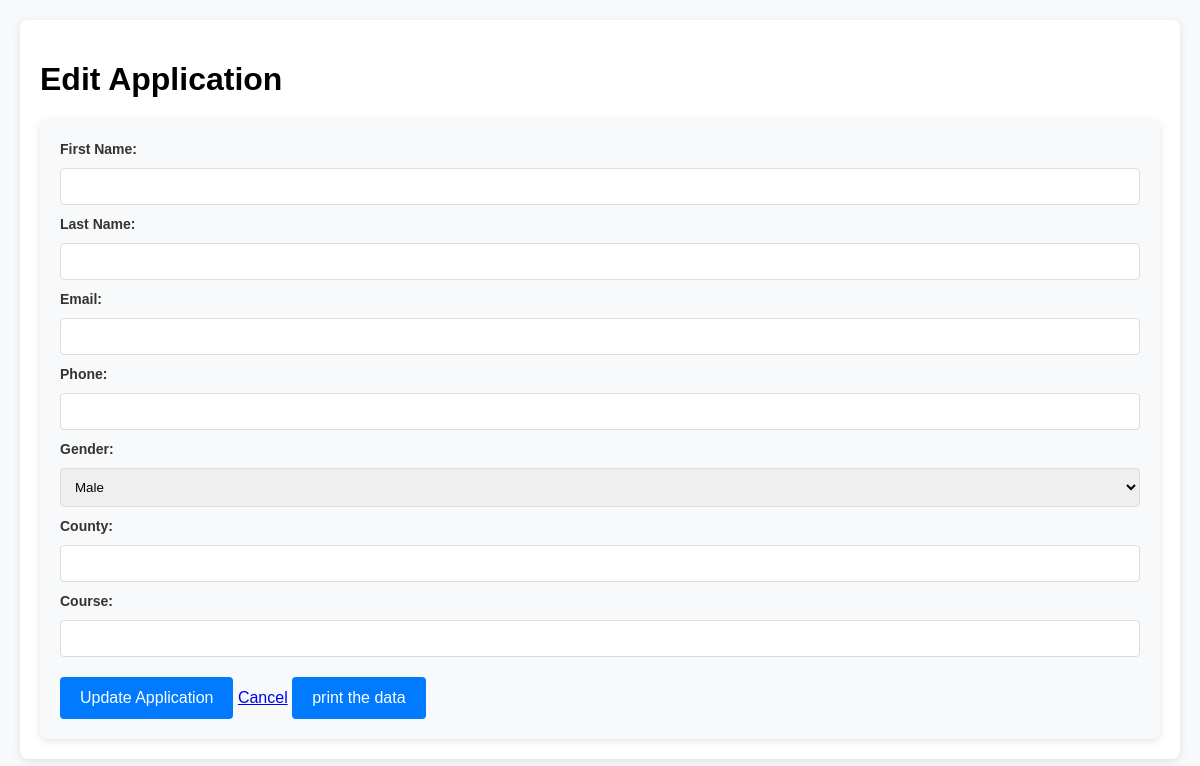
Page /admin/edit_application/69 on the earlier database version.
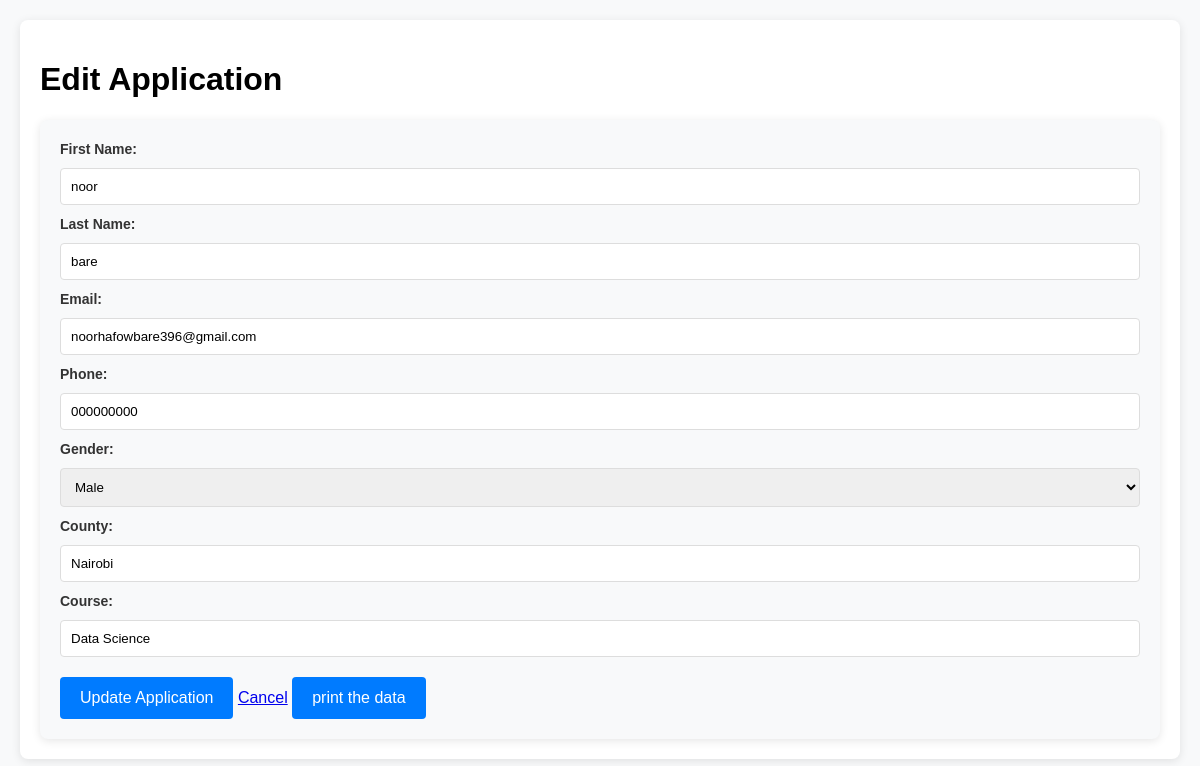
Same page on the later database version.
### tables this page shows
CREATE TABLE applications (
                    id INTEGER PRIMARY KEY AUTOINCREMENT,
                    first_name TEXT NOT NULL,
                    last_name TEXT NOT NULL,
                    email TEXT NOT NULL,
                    phone TEXT NOT NULL,
                    gender TEXT NOT NULL,
                    county TEXT NOT NULL,
                    course TEXT NOT NULL
                );

### app.py (the view, shortened to what this page needs)
@app.route('/admin/edit_application/<int:id>', methods=['GET', 'POST'])
def edit_application(id):
    conn = get_db_connection()
    application = conn.execute('SELECT * FROM applications WHERE id = ?', (id,)).fetchone()
    conn.close()
    return render_template('edit_application.html', application=application)

### app.py (called while the page is built)
def get_db_connection():
    conn = sqlite3.connect('database.db')
    conn.row_factory = sqlite3.Row
    return conn

### templates/edit_application.html (shortened to what this page needs)
<!DOCTYPE html>
<html lang="en">
<head>
    <link rel="stylesheet" href="{{ url_for('static', filename='css/admin.css') }}">
</head>
<body>
    <div class="container">
        <h1>Edit Application</h1>
        <form method="POST">
            <div class="form-group">
                <label for="first-name">First Name:</label>
                <input type="text" id="first-name" name="first-name" value="{{ application.first_name }}" required>
            </div>
            <div class="form-group">
                <label for="last-name">Last Name:</label>
                <input type="text" id="last-name" name="last-name" value="{{ application.last_name }}" required>
            </div>
            <div class="form-group">
                <label for="email">Email:</label>
                <input type="email" id="email" name="email" value="{{ application.email }}" required>
            </div>
            <div class="form-group">
                <label for="phone">Phone:</label>
                <input type="text" id="phone" name="phone" value="{{ application.phone }}" required>
            </div>
            <div class="form-group">
                <label for="gender">Gender:</label>
                <select id="gender" name="gender" required>
                    <option value="Male" {% if application.gender == 'Male' %}selected{% endif %}>Male</option>
                </select>
            </div>
            <div class="form-group">
                <label for="county">County:</label>
                <input type="text" id="county" name="county" value="{{ application.county }}" required>
            </div>
            <div class="form-group">
                <label for="course">Course:</label>
                <input type="text" id="course" name="course" value="{{ application.course }}" required>
            </div>
            <button type="submit" class="btn btn-primary">Update Application</button>
            <a href="{{ url_for('view_applications') }}" class="btn btn-secondary">Cancel</a>
            <button id="printButton">print the data</button>
        </form>
    </div>
</body>
</html>

### static/css/admin.css (style rules this page uses)
body { font-family: Arial, sans-serif; background-color: #f8f9fa; margin: 0; padding: 20px; }
.container { max-width: 1200px; margin: 0 auto; padding: 20px; background-color: white; border-radius: 8px; box-shadow: 0 2px 10px rgba(0, 0, 0, 0.1); }
form { margin-top: 20px; background-color: #f8f9fa; padding: 20px; border-radius: 8px; box-shadow: 0 2px 10px rgba(0, 0, 0, 0.1); }
form label { font-size: 14px; color: #333; font-weight: bold; }
form input, form select, form textarea { width: 100%; padding: 10px; margin: 10px 0; border: 1px solid #ddd; border-radius: 4px; box-sizing: border-box; }
form button { background-color: #007bff; color: white; padding: 12px 20px; border: none; border-radius: 4px; cursor: pointer; font-size: 16px; margin-top: 10px; }

Differences in the rows shown:
added applications: first-name "noor", last-name "bare", email "noorhafowbare396@gmail.com", phone "000000000", county "Nairobi", course "Data Science"
